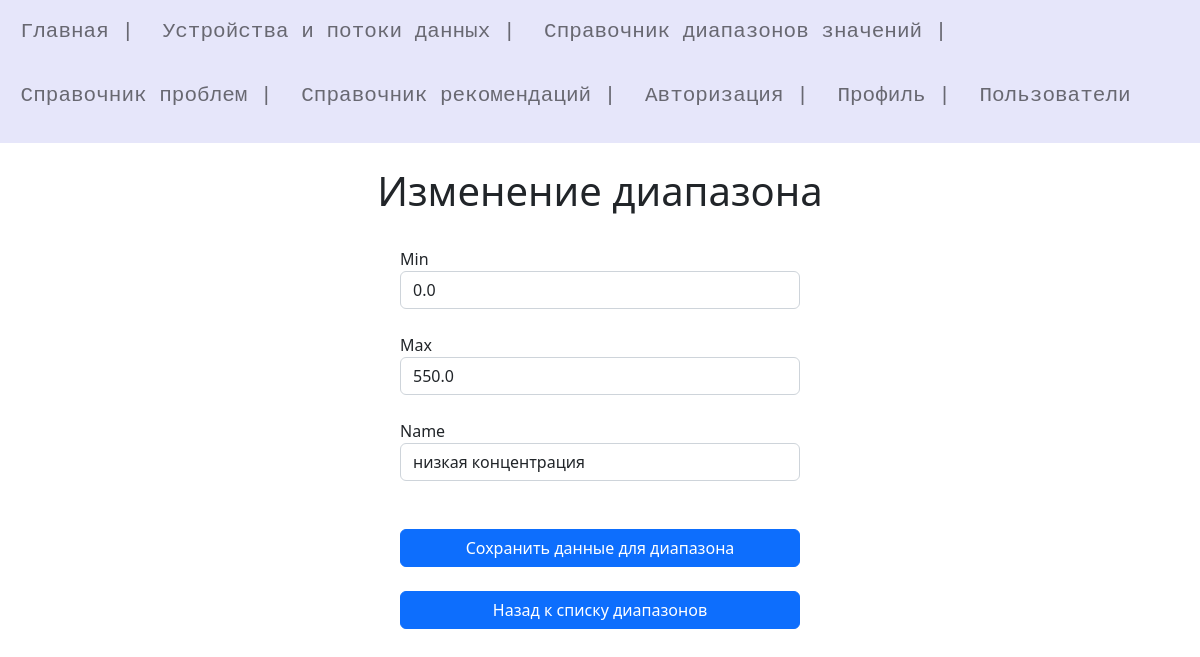
/update_range/1 (signed in), run on the app's committed database.
### models.py (models this page shows)
class Range(db.Model):
    id = db.Column(db.Integer, primary_key=True)
    Min = db.Column(db.Float)
    Max = db.Column(db.Float)
    Name = db.Column(db.String(50))
    Type_of_data = db.Column(db.String(50))
    thre = db.relationship('Thread', backref = 'Range', uselist=True, lazy='subquery')
    prob = db.relationship('Problem', backref = 'Range', uselist=True, lazy='subquery')

### Thread/thread.py (the view, shortened to what this page needs)
@app.route("/update_range/<id>", methods=("POST","GET"))
@login_required
def update_range(id):
    try:
        range = Range.query.filter_by(id=id).first()
    except:
        print("Ошибка чтения записи о пользователе")
    return render_template('thread/update_range.html', id = range.id, title="Изменение диапазона", range=range)

### User/UserLogin.py (called while the page is built)
    def fromDB(self, user_id, db, User, app ):
        try:
            with app.app_context():
                self.__user = User.query.filter_by(id=user_id).first()
            if not self:
                print("Пользователь не найден")
                return False
            return self
        except:
            print("Ошибка получения данных из БД")
            return False

### User/user.py (called while the page is built)
@login_manager.user_loader
def load_user(user_id):
    print("load_user")
    return UserLogin().fromDB(user_id,db,User,app)

### Thread/templates/thread/update_range.html (shortened to what this page needs)
{% extends 'base.html' %}
{% block content %}
    {{ super() }}
    <br>
    <div class="mx-auto" style="width: 400px;">
        <form action="/update_range/{{id}}" method="post" class="form-contact">
            <div class="form-group">
                    <label for="Min">Min </label>
                    <input type="number" name="Min" class="form-control" id="Min" placeholder="Введите минимальное значение диапазона" style="width: 400px;" value="{{range.Min}}" required>
                </div>
            <br>
                <div class="form-group">
                    <label for="Max">Max </label>
                    <input type="number" name="Max" class="form-control" id="Max" placeholder="Введите минимальное значение диапазона" style="width: 400px;" value="{{range.Max}}" required>
                </div>
                <br>
                <div class="form-group">
                    <label for="Name">Name </label>
                    <input type="text" name="Name" class="form-control" id="Name" placeholder="Введите название диапазона" style="width: 400px;" value="{{range.Name}}" required>
                </div>
                <br><br>
                <button type="submit" class="btn btn-primary" style="width: 400px;">Сохранить данные для диапазона</button>
                <br><br>
                <a class="btn btn-primary " href="{{url_for('ranges')}}" role="button" style="width: 400px;">Назад к списку диапазонов</a>
        </form>
    </div>
{% endblock %}

### data on the page
Range: Min "0.0", Max "550.0", Name "низкая концентрация"

### other printed values
{{ title }} "Изменение диапазона"
